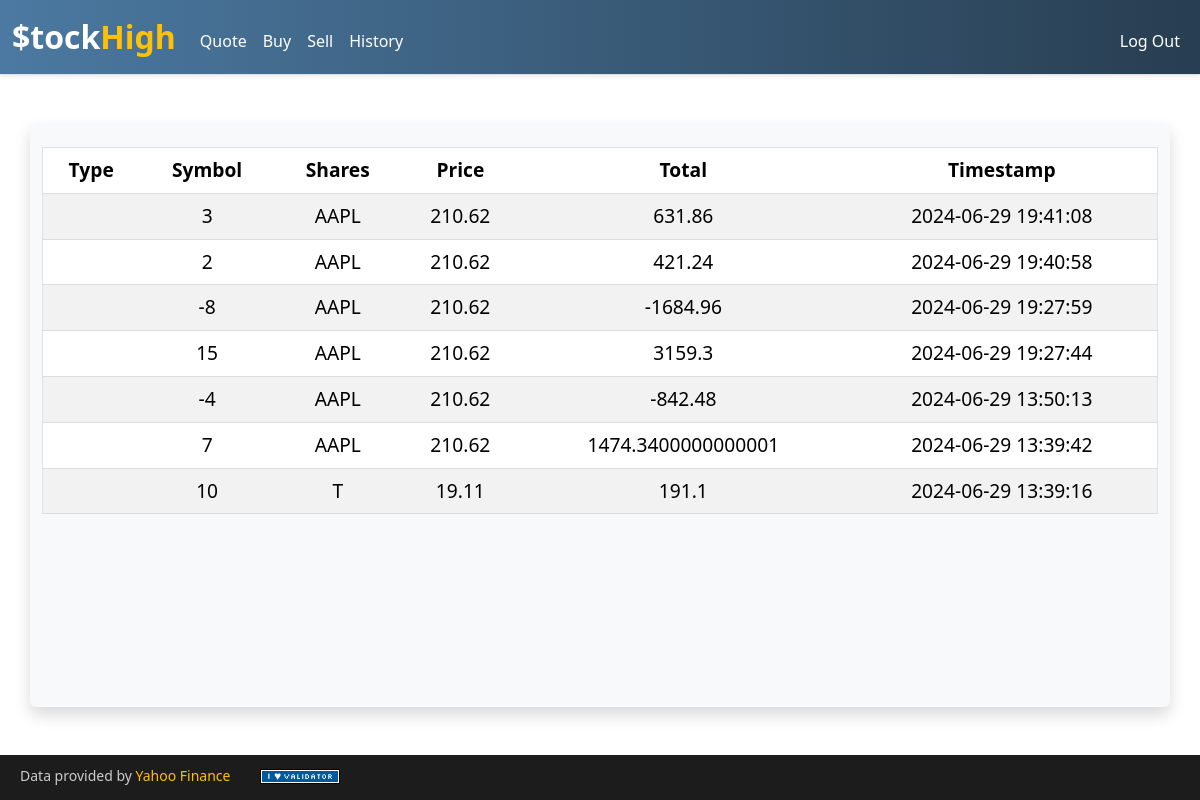
The app's page /history (signed in) with its own data.
### tables this page shows
CREATE TABLE transactions(
id INTEGER PRIMARY KEY AUTOINCREMENT,
user_id INTEGER NOT NULL,
symbol TEXT NOT NULL,
shares INTEGER NOT NULL,
price NUMERIC NOT NULL,
timestamp DATETIME DEFAULT CURRENT_TIMESTAMP,
FOREIGN KEY (user_id) REFERENCES users(id)
);

### app.py (the view)
@app.route("/history")
@login_required
def history():
    transactions = db.execute(
        "SELECT * FROM transactions WHERE user_id = :user_id ORDER BY timestamp DESC",
        user_id=session["user_id"])
    return render_template("history.html", transactions=transactions)

### app.py (called while the page is built)
@app.after_request
def after_request(response):
    response.headers["Cache-Control"] = "no-cache, no-store, must-revalidate"
    response.headers["Expires"] = 0
    response.headers["Pragma"] = "no-cache"
    return response

### helpers.py (called while the page is built)
def login_required(f):
    @wraps(f)
    def decorated_function(*args, **kwargs):
        if session.get("user_id") is None:
            return redirect("/login")
        return f(*args, **kwargs)
    return decorated_function

### templates/history.html (shortened to what this page needs)
{% extends "layout.html" %}
{% block main %}
    <table class="table table-striped">
        <thead>
            <tr>
                <th>Type</th>
                <th>Symbol</th>
                <th>Shares</th>
                <th>Price</th>
                <th>Total</th>
                <th>Timestamp</th>
            </tr>
        </thead>
        <tbody>
            {% for transaction in transactions %}
                <tr>
                    <td>{{ transaction.type }}</td>
                    <td>{{ transaction.shares }}</td>
                    <td>{{ transaction.symbol }}</td>
                    <td>{{ (transaction.price) }}</td>
                    <td>{{ (transaction.shares*transaction.price) }}</td>
                    <td>{{ transaction.timestamp }}</td>
                </tr>
            {% endfor %}
        </tbody>
    </table>
{% endblock %}

### templates/layout.html (shortened to what this page needs)
<!DOCTYPE html>
<html lang="en">
<head>
    <link href="https://cdn.jsdelivr.net/npm/bootstrap@5.3.3/dist/css/bootstrap.min.css" rel="stylesheet">
    <link href="/static/styles.css" rel="stylesheet">
</head>
<body>
    <nav class="navbar navbar-expand-md navbar-custom border-bottom shadow-sm">
        <div class="container-fluid">
            <a class="navbar-brand text-white fw-bold" href="/">
                <span>$</span>tock<span class="text-warning">High</span>
            </a>
            <div class="collapse navbar-collapse" id="navbar">
                {% if session["user_id"] %}
                    <ul class="navbar-nav me-auto mt-2">
                        <li class="nav-item"><a class="nav-link text-white" href="/quote">Quote</a></li>
                        <li class="nav-item"><a class="nav-link text-white" href="/buy">Buy</a></li>
                        <li class="nav-item"><a class="nav-link text-white" href="/sell">Sell</a></li>
                        <li class="nav-item"><a class="nav-link text-white" href="/history">History</a></li>
                    </ul>
                    <ul class="navbar-nav ms-auto mt-2">
                        <li class="nav-item"><a class="nav-link text-white" href="/logout">Log Out</a></li>
                    </ul>
                {% else %}
                    <ul class="navbar-nav ms-auto mt-2">
                        <li class="nav-item"><a class="nav-link text-white" href="/register">Register</a></li>
                        <li class="nav-item"><a class="nav-link text-white" href="/login">Log In</a></li>
                    </ul>
                {% endif %}
            </div>
        </div>
    </nav>
    <main class="container my-5 py-4 text-center shadow rounded bg-light">
        {% block main %}{% endblock %}
    </main>
    <footer>
        <div class="footer-container">
            <p class="small mb-1">Data provided by <a href="https://finance.yahoo.com/" class="text-warning text-decoration-none">Yahoo Finance</a></p>
            <form action="https://validator.w3.org/check" enctype="multipart/form-data" method="post" target="_blank" style="margin-left: 10px;">
                <input alt="Validate" src="/static/I_heart_validator.png" type="image">
            </form>
        </div>
    </footer>
</body>
</html>

### static/styles.css (style rules this page uses)
nav .navbar-brand { font-size: xx-large; }

### templates/layout.html (style rules this page uses)
html, body { height: 100%; margin: 0; display: flex; flex-direction: column; }
main { flex: 1; }
.navbar-custom { background: linear-gradient(to right, #4b79a1, #283e51); }
footer { width: 100%; background-color: #1c1c1c; color: #ccc; padding: 10px 0; }
footer p, footer form { margin: 0; padding-left: 20px; }
.footer-container { display: flex; align-items: center; }
.navbar-nav .nav-link { transition: transform 0.2s ease-in-out, box-shadow 0.2s ease-in-out; font-size: 1rem; }
main table { width: 100%; font-size: 1.2rem; margin: auto; border: 1px solid #ddd; }
main table th, main table td { padding: 14px 18px; text-align: center; border-bottom: 1px solid #ddd; }
main table th { background-color: #f8f9fa; font-weight: bold; }

### records on screen
transactions: price "210.62", (transaction.shares*transaction.price) "631.86"
transactions: price "210.62", (transaction.shares*transaction.price) "421.24"
transactions: price "210.62", (transaction.shares*transaction.price) "-1684.96"
transactions: price "210.62", (transaction.shares*transaction.price) "3159.3"
transactions: price "210.62", (transaction.shares*transaction.price) "-842.48"
transactions: price "210.62", (transaction.shares*transaction.price) "1474.3400000000001"
transactions: price "19.11", (transaction.shares*transaction.price) "191.1"
